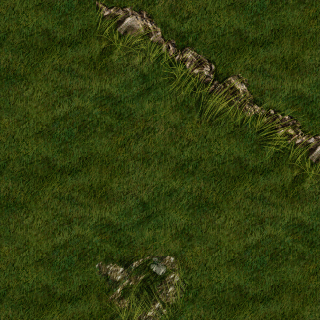
#> input picture tools/MapRenderer/test_10x10.png, 320 x 320 px
$ python combine_atlas.py ../MapRenderer out.png
#> lines starting #> are read from the running program, lines starting #| are printed output that depends on the picture
#!/usr/bin/env python
"""Combine all minimap images from a directory into a single square atlas."""

import sys
import math
from pathlib import Path
from PIL import Image

def main():
    if len(sys.argv) < 2:
        print("Usage: combine_atlas.py <input_dir> [output_file]")
        sys.exit(1)

    input_dir = Path(sys.argv[1])
    output_file = sys.argv[2] if len(sys.argv) > 2 else str(input_dir / "atlas.png")

    images = sorted([p for p in input_dir.glob("*.png") if p.stem != "atlas"],
                    key=lambda p: (int(p.stem) if p.stem.isdigit() else float('inf'), p.stem))
    if not images:
        print(f"No PNG files found in {input_dir}")
        sys.exit(1)

    # All images are 512x512 max, but some may be smaller (non-square maps)
    # Use 512 as the cell size
    cell_size = 512
    count = len(images)
    grid = math.ceil(math.sqrt(count))  # NxN grid

    atlas_size = grid * cell_size
    print(f"{count} images, {grid}x{grid} grid, atlas: {atlas_size}x{atlas_size}")

    atlas = Image.new("RGBA", (atlas_size, atlas_size), (0, 0, 0, 255))

    for i, img_path in enumerate(images):
        col = i % grid
        row = i // grid
        with Image.open(img_path) as img:
            # Center within cell if smaller than 512x512
#> img is the input picture: PIL image 320x320 RGBA; mean R, G, B, A 49.9, 62.2, 14.8, 255
            x = col * cell_size + (cell_size - img.width) // 2
#> x = 96
            y = row * cell_size + (cell_size - img.height) // 2
#> y = 96
            atlas.paste(img, (x, y))
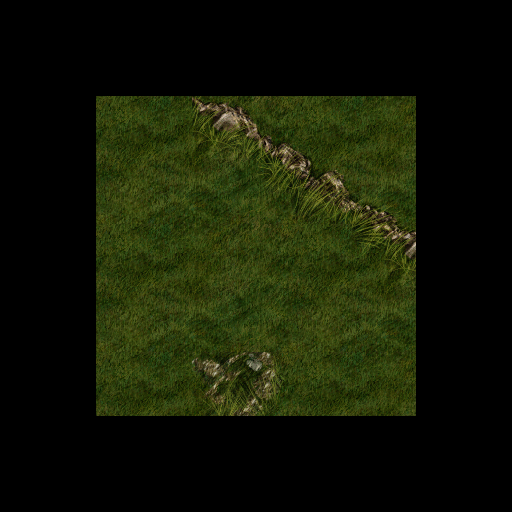
#> atlas: PIL image 512x512 RGBA; mean R, G, B, A 19.5, 24.3, 5.8, 255
            print(f"  [{row},{col}] {img_path.stem} ({img.width}x{img.height})")
#|   [0,0] test_10x10 (320x320)

    atlas.save(output_file, "PNG")
    print(f"Saved: {output_file} ({atlas_size}x{atlas_size})")

if __name__ == "__main__":
    main()
